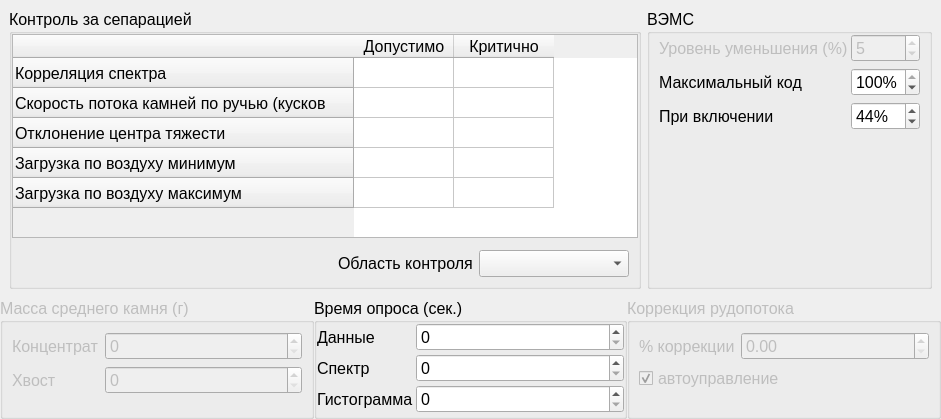
<?xml version="1.0" encoding="UTF-8"?>
<ui version="4.0">
 <class>SPRSettingsControlWidget</class>
 <widget class="QWidget" name="SPRSettingsControlWidget">
  <property name="geometry">
   <rect>
    <x>0</x>
    <y>0</y>
    <width>941</width>
    <height>412</height>
   </rect>
  </property>
  <property name="font">
   <font>
    <family>Tahoma</family>
    <pointsize>12</pointsize>
   </font>
  </property>
  <property name="windowTitle">
   <string>Form</string>
  </property>
  <layout class="QVBoxLayout" name="verticalLayout_2">
   <property name="spacing">
    <number>0</number>
   </property>
   <property name="leftMargin">
    <number>0</number>
   </property>
   <property name="topMargin">
    <number>0</number>
   </property>
   <property name="rightMargin">
    <number>0</number>
   </property>
   <property name="bottomMargin">
    <number>0</number>
   </property>
   <item>
    <widget class="QWidget" name="widget_3" native="true">
     <layout class="QHBoxLayout" name="horizontalLayout_3">
      <item>
       <widget class="QGroupBox" name="groupBox">
        <property name="minimumSize">
         <size>
          <width>550</width>
          <height>280</height>
         </size>
        </property>
        <property name="title">
         <string>Контроль за сепарацией</string>
        </property>
        <layout class="QVBoxLayout" name="verticalLayout">
         <property name="spacing">
          <number>3</number>
         </property>
         <property name="leftMargin">
          <number>0</number>
         </property>
         <property name="topMargin">
          <number>0</number>
         </property>
         <property name="rightMargin">
          <number>0</number>
         </property>
         <property name="bottomMargin">
          <number>0</number>
         </property>
         <item>
          <widget class="QTableWidget" name="tControl">
           <property name="font">
            <font>
             <family>Tahoma</family>
             <pointsize>12</pointsize>
            </font>
           </property>
           <row>
            <property name="text">
             <string>Корреляция спектра</string>
            </property>
           </row>
           <row>
            <property name="text">
             <string>Скорость потока камней по ручью (кусков</string>
            </property>
           </row>
           <row>
            <property name="text">
             <string>Отклонение центра тяжести</string>
            </property>
           </row>
           <row>
            <property name="text">
             <string>Загрузка по воздуху минимум</string>
            </property>
           </row>
           <row>
            <property name="text">
             <string>Загрузка по воздуху максимум</string>
            </property>
           </row>
           <column>
            <property name="text">
             <string>Допустимо</string>
            </property>
           </column>
           <column>
            <property name="text">
             <string>Критично</string>
            </property>
           </column>
           <item row="0" column="0">
            <property name="font">
             <font>
              <family>Tahoma</family>
              <pointsize>12</pointsize>
             </font>
            </property>
           </item>
          </widget>
         </item>
         <item>
          <widget class="QWidget" name="widget" native="true">
           <layout class="QHBoxLayout" name="horizontalLayout">
            <item>
             <spacer name="horizontalSpacer">
              <property name="orientation">
               <enum>Qt::Horizontal</enum>
              </property>
              <property name="sizeHint" stdset="0">
               <size>
                <width>329</width>
                <height>20</height>
               </size>
              </property>
             </spacer>
            </item>
            <item>
             <widget class="QLabel" name="label">
              <property name="text">
               <string>Область контроля</string>
              </property>
             </widget>
            </item>
            <item>
             <widget class="QComboBox" name="cbControlArea">
              <property name="minimumSize">
               <size>
                <width>150</width>
                <height>0</height>
               </size>
              </property>
             </widget>
            </item>
           </layout>
          </widget>
         </item>
        </layout>
       </widget>
      </item>
      <item>
       <widget class="QGroupBox" name="groupBox_5">
        <property name="title">
         <string>ВЭМС</string>
        </property>
        <layout class="QFormLayout" name="formLayout_4">
         <property name="horizontalSpacing">
          <number>3</number>
         </property>
         <property name="leftMargin">
          <number>9</number>
         </property>
         <property name="topMargin">
          <number>0</number>
         </property>
         <property name="rightMargin">
          <number>9</number>
         </property>
         <property name="bottomMargin">
          <number>0</number>
         </property>
         <item row="0" column="0">
          <widget class="QLabel" name="label_8">
           <property name="enabled">
            <bool>false</bool>
           </property>
           <property name="text">
            <string>Уровень уменьшения (%)</string>
           </property>
          </widget>
         </item>
         <item row="0" column="1">
          <widget class="QDoubleSpinBox" name="leVEMSLess">
           <property name="enabled">
            <bool>false</bool>
           </property>
           <property name="decimals">
            <number>0</number>
           </property>
           <property name="maximum">
            <double>100.000000000000000</double>
           </property>
           <property name="value">
            <double>5.000000000000000</double>
           </property>
          </widget>
         </item>
         <item row="2" column="0">
          <widget class="QLabel" name="label_9">
           <property name="text">
            <string>Максимальный код</string>
           </property>
           <property name="wordWrap">
            <bool>false</bool>
           </property>
          </widget>
         </item>
         <item row="2" column="1">
          <widget class="QDoubleSpinBox" name="leVEMSMaxCode">
           <property name="suffix">
            <string>%</string>
           </property>
           <property name="decimals">
            <number>0</number>
           </property>
           <property name="maximum">
            <double>100.000000000000000</double>
           </property>
           <property name="singleStep">
            <double>1.000000000000000</double>
           </property>
           <property name="value">
            <double>100.000000000000000</double>
           </property>
          </widget>
         </item>
         <item row="3" column="0">
          <widget class="QLabel" name="label_10">
           <property name="text">
            <string>При включении</string>
           </property>
          </widget>
         </item>
         <item row="3" column="1">
          <widget class="QDoubleSpinBox" name="leVEMSBegin">
           <property name="suffix">
            <string>%</string>
           </property>
           <property name="decimals">
            <number>0</number>
           </property>
           <property name="minimum">
            <double>1.000000000000000</double>
           </property>
           <property name="maximum">
            <double>100.000000000000000</double>
           </property>
           <property name="value">
            <double>44.000000000000000</double>
           </property>
          </widget>
         </item>
        </layout>
       </widget>
      </item>
     </layout>
    </widget>
   </item>
   <item>
    <widget class="QWidget" name="widget_2" native="true">
     <layout class="QHBoxLayout" name="horizontalLayout_2">
      <property name="spacing">
       <number>0</number>
      </property>
      <property name="leftMargin">
       <number>0</number>
      </property>
      <property name="topMargin">
       <number>0</number>
      </property>
      <property name="rightMargin">
       <number>0</number>
      </property>
      <property name="bottomMargin">
       <number>0</number>
      </property>
      <item>
       <widget class="QGroupBox" name="groupBox_2">
        <property name="enabled">
         <bool>false</bool>
        </property>
        <property name="title">
         <string>Масса среднего камня (г)</string>
        </property>
        <layout class="QFormLayout" name="formLayout">
         <item row="0" column="0">
          <widget class="QLabel" name="label_2">
           <property name="text">
            <string>Концентрат</string>
           </property>
          </widget>
         </item>
         <item row="0" column="1">
          <widget class="QSpinBox" name="leWeightAvgConcentrate">
           <property name="maximum">
            <number>10000</number>
           </property>
          </widget>
         </item>
         <item row="1" column="0">
          <widget class="QLabel" name="label_3">
           <property name="text">
            <string>Хвост</string>
           </property>
          </widget>
         </item>
         <item row="1" column="1">
          <widget class="QSpinBox" name="leWeightAvgTail">
           <property name="maximum">
            <number>10000</number>
           </property>
          </widget>
         </item>
         <item row="2" column="1">
          <spacer name="verticalSpacer">
           <property name="orientation">
            <enum>Qt::Vertical</enum>
           </property>
           <property name="sizeHint" stdset="0">
            <size>
             <width>20</width>
             <height>40</height>
            </size>
           </property>
          </spacer>
         </item>
        </layout>
       </widget>
      </item>
      <item>
       <widget class="QGroupBox" name="groupBox_3">
        <property name="title">
         <string>Время опроса (сек.)</string>
        </property>
        <layout class="QFormLayout" name="formLayout_2">
         <property name="horizontalSpacing">
          <number>3</number>
         </property>
         <property name="verticalSpacing">
          <number>3</number>
         </property>
         <property name="leftMargin">
          <number>0</number>
         </property>
         <property name="topMargin">
          <number>0</number>
         </property>
         <property name="rightMargin">
          <number>0</number>
         </property>
         <property name="bottomMargin">
          <number>0</number>
         </property>
         <item row="0" column="0">
          <widget class="QLabel" name="label_4">
           <property name="text">
            <string>Данные</string>
           </property>
          </widget>
         </item>
         <item row="0" column="1">
          <widget class="QSpinBox" name="leTimeMeassureData">
           <property name="maximum">
            <number>60</number>
           </property>
          </widget>
         </item>
         <item row="2" column="0">
          <widget class="QLabel" name="label_5">
           <property name="text">
            <string>Спектр</string>
           </property>
          </widget>
         </item>
         <item row="2" column="1">
          <widget class="QSpinBox" name="leTimeMeassureSpector">
           <property name="maximum">
            <number>60</number>
           </property>
          </widget>
         </item>
         <item row="3" column="1">
          <widget class="QSpinBox" name="leTimeMeassureHistorramm">
           <property name="maximum">
            <number>60</number>
           </property>
          </widget>
         </item>
         <item row="3" column="0">
          <widget class="QLabel" name="label_6">
           <property name="text">
            <string>Гистограмма</string>
           </property>
          </widget>
         </item>
         <item row="4" column="0">
          <spacer name="verticalSpacer_2">
           <property name="orientation">
            <enum>Qt::Vertical</enum>
           </property>
           <property name="sizeHint" stdset="0">
            <size>
             <width>20</width>
             <height>40</height>
            </size>
           </property>
          </spacer>
         </item>
        </layout>
       </widget>
      </item>
      <item>
       <widget class="QGroupBox" name="groupBox_4">
        <property name="enabled">
         <bool>false</bool>
        </property>
        <property name="title">
         <string>Коррекция рудопотока</string>
        </property>
        <layout class="QFormLayout" name="formLayout_3">
         <item row="0" column="0">
          <widget class="QLabel" name="label_7">
           <property name="text">
            <string>% коррекции</string>
           </property>
          </widget>
         </item>
         <item row="0" column="1">
          <widget class="QDoubleSpinBox" name="leCorrectStream"/>
         </item>
         <item row="1" column="0" colspan="2">
          <widget class="QCheckBox" name="cbAutoControlStream">
           <property name="text">
            <string>автоуправление</string>
           </property>
           <property name="checked">
            <bool>true</bool>
           </property>
          </widget>
         </item>
         <item row="2" column="0">
          <spacer name="verticalSpacer_3">
           <property name="orientation">
            <enum>Qt::Vertical</enum>
           </property>
           <property name="sizeHint" stdset="0">
            <size>
             <width>20</width>
             <height>40</height>
            </size>
           </property>
          </spacer>
         </item>
        </layout>
       </widget>
      </item>
     </layout>
    </widget>
   </item>
  </layout>
 </widget>
 <resources/>
 <connections/>
</ui>
